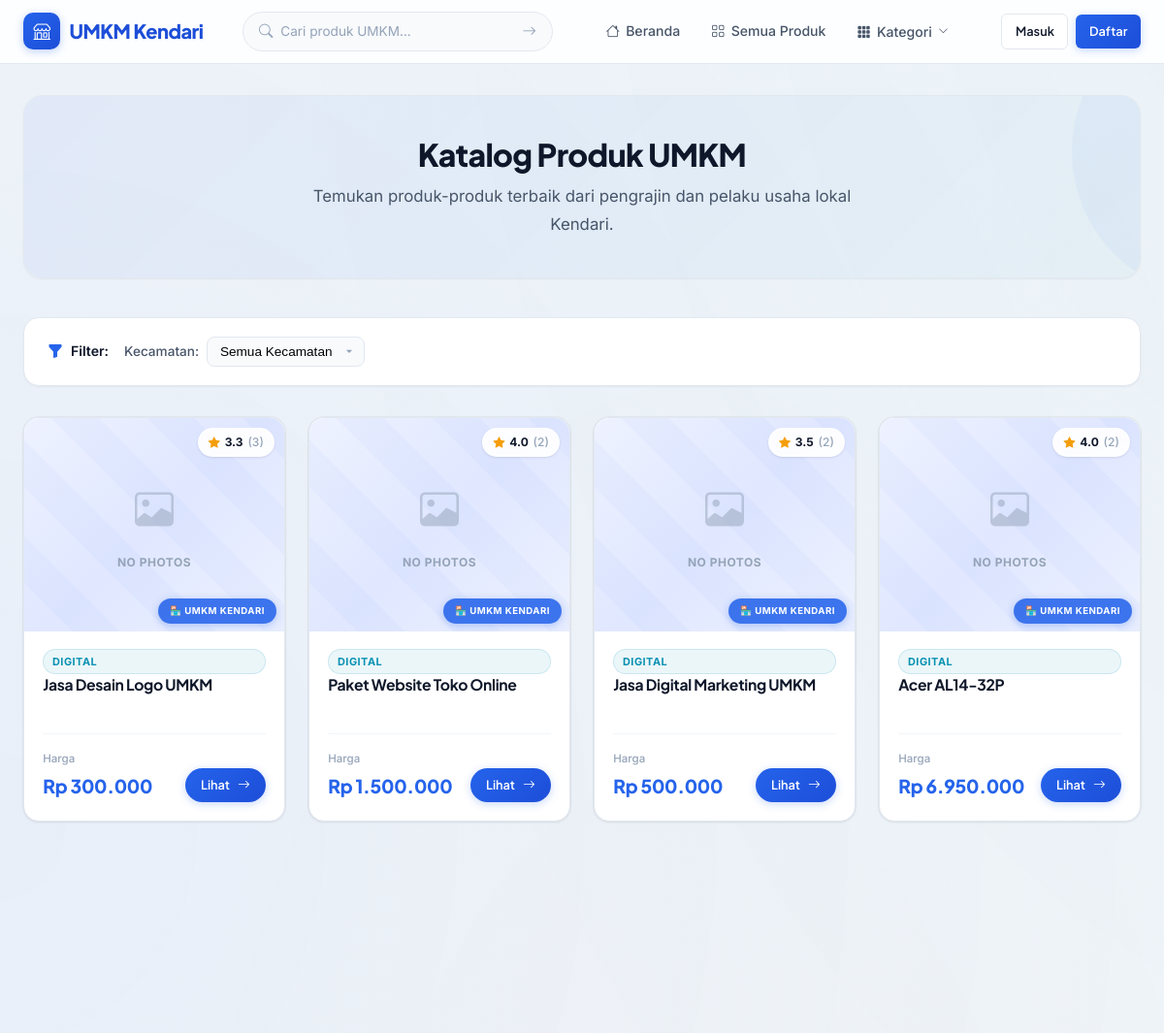
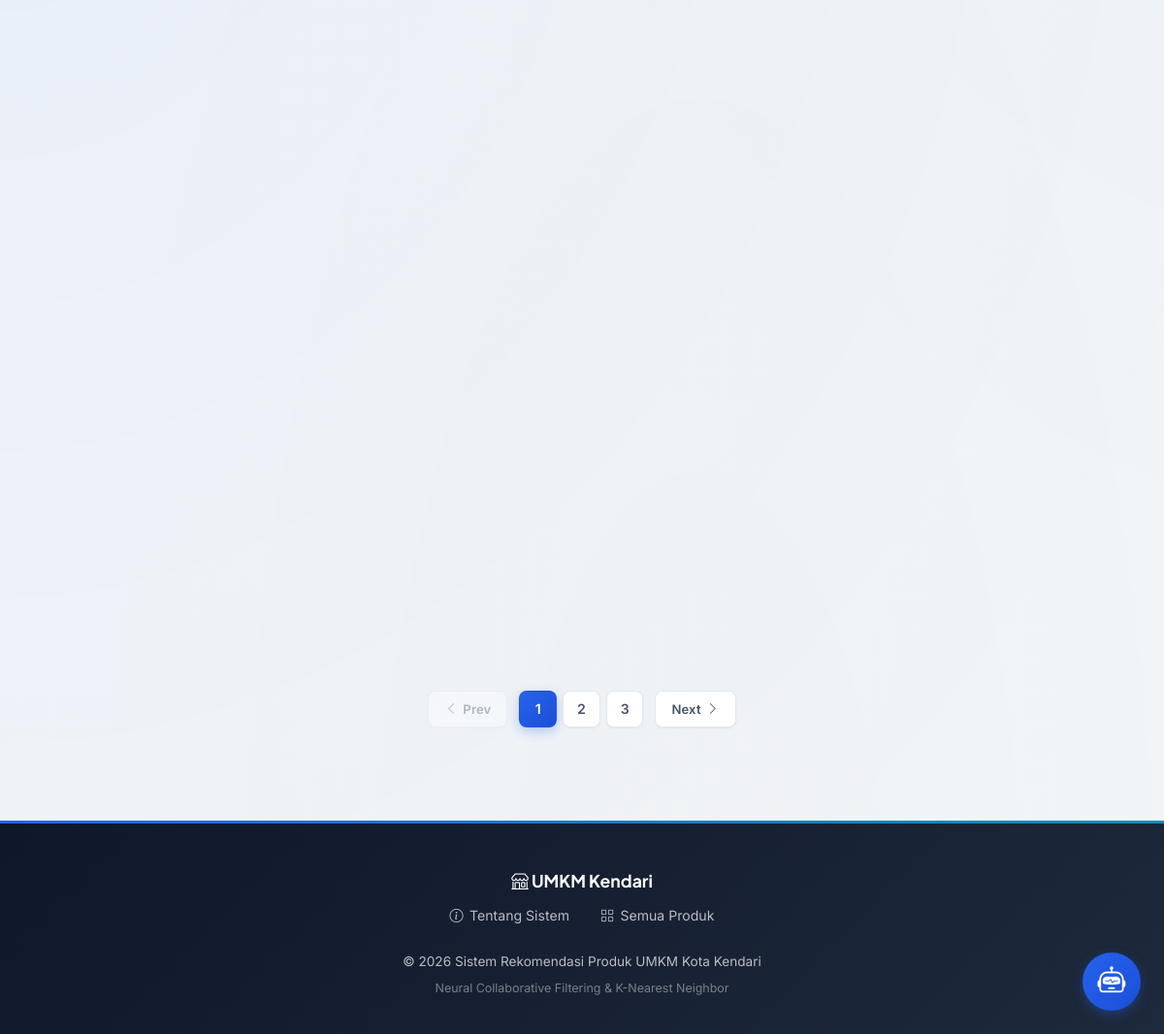
The app's page /produk?kategori=7 with its own data (2 pictures, top to bottom).
### tables this page shows
CREATE TABLE produk (
            id INTEGER PRIMARY KEY AUTOINCREMENT,
            nama TEXT NOT NULL,
            deskripsi TEXT DEFAULT '',
            harga REAL NOT NULL DEFAULT 0,
            stok INTEGER NOT NULL DEFAULT 0,
            gambar TEXT DEFAULT 'default.jpg',
            kategori_id INTEGER,
            seller_id INTEGER NOT NULL,
            created_at TIMESTAMP DEFAULT CURRENT_TIMESTAMP, tersedia INTEGER NOT NULL DEFAULT 1, kecamatan TEXT DEFAULT 'Kendari',
            FOREIGN KEY (kategori_id) REFERENCES kategori(id) ON DELETE SET NULL,
            FOREIGN KEY (seller_id) REFERENCES users(id) ON DELETE CASCADE
        );

### routes/main.py (the view)
@main_bp.route('/produk')
def list_produk():
    kecamatan = request.args.get('kecamatan', '')
    kategori_id = request.args.get('kategori', type=int)
    page = request.args.get('page', 1, type=int)
    per_page = 12
    if kecamatan:
        all_produk = Produk.get_by_kecamatan(kecamatan)
    elif kategori_id:
        all_produk = Produk.get_by_kategori(kategori_id)
    else:
        all_produk = Produk.get_all()
    total = len(all_produk)
    total_pages = max(1, (total + per_page - 1) // per_page)
    page = min(page, total_pages)
    start = (page - 1) * per_page
    produk_list = all_produk[start:start + per_page]
    kategori_list = Kategori.get_all()
    kecamatan_list = Produk.get_kecamatan_list()
    return render_template('produk/list.html',
                           produk_list=produk_list,
                           kategori_list=kategori_list,
                           kecamatan_list=kecamatan_list,
                           selected_kecamatan=kecamatan,
                           page=page,
                           total_pages=total_pages,
                           total=total)

### models/database.py (called while the page is built)
def get_db():
    from flask import g
    if 'db' not in g:
        g.db = sqlite3.connect(DATABASE)
        g.db.row_factory = sqlite3.Row
        g.db.execute("PRAGMA foreign_keys = ON")
    return g.db

### models/kategori.py (called while the page is built)
    @staticmethod
    def get_all():
        db = get_db()
        rows = db.execute('SELECT * FROM kategori ORDER BY nama').fetchall()
        return [Kategori(**dict(row)) for row in rows]

### models/produk.py (called while the page is built)
    @staticmethod
    def _base_query():
        return '''
            SELECT p.*,
                   k.nama as kategori_nama,
                   u.nama_lengkap as seller_nama,
                   u.no_telepon as seller_no_telepon,
                   COALESCE(AVG(r.score), 0) as avg_rating,
                   COUNT(r.id) as total_rating
            FROM produk p
            LEFT JOIN kategori k ON p.kategori_id = k.id
            LEFT JOIN users u ON p.seller_id = u.id
            LEFT JOIN ratings r ON p.id = r.produk_id
        '''

    @staticmethod
    def get_by_kategori(kategori_id, limit=None):
        db = get_db()
        query = Produk._base_query() + ' WHERE p.kategori_id = ? GROUP BY p.id ORDER BY p.created_at DESC'
        if limit:
            query += f' LIMIT {limit}'
        rows = db.execute(query, (kategori_id,)).fetchall()
        return [Produk(**dict(row)) for row in rows]

    @staticmethod
    def get_kecamatan_list():
        db = get_db()
        rows = db.execute('SELECT DISTINCT kecamatan FROM produk ORDER BY kecamatan').fetchall()
        return [row['kecamatan'] for row in rows]

### templates/produk/list.html (shortened to what this page needs)
{% extends "base.html" %}
{% block content %}
<div class="container" style="padding-top: 2rem;">
    <div class="page-hero">
        {% if search_keyword %}
        <div class="page-hero-icon">
            <i class="bi bi-search"></i>
        </div>
        <h1>
            Hasil Pencarian: "<span style="color:var(--primary);">{{ search_keyword }}</span>"
        </h1>
        <p>Ditemukan <strong>{{ total }}</strong> produk UMKM yang sesuai dengan pencarian Anda.</p>
        {% else %}
        <h1>Katalog Produk UMKM</h1>
        <p>Temukan produk-produk terbaik dari pengrajin dan pelaku usaha lokal Kendari.</p>
        {% endif %}
    </div>
    <div class="filter-bar">
        <div style="display: flex; align-items: center; gap: 0.5rem;">
            <i class="bi bi-funnel-fill" style="color: var(--primary);"></i>
            <span style="font-weight: 600; color: var(--text-primary); font-size: 0.88rem;">Filter:</span>
        </div>
        <div style="display: flex; align-items: center; gap: 0.5rem;">
            <label for="kecamatan-select" style="font-size: 0.85rem; color: var(--text-secondary); font-weight: 500;">Kecamatan:</label>
            <select id="kecamatan-select" onchange="filterByKecamatan(this.value)">
                <option value="">Semua Kecamatan</option>
            </select>
        </div>
    </div>
    {% if produk_list %}
    <div class="product-grid">
        {% for produk in produk_list %}
        <div class="product-card" style="display: flex; flex-direction: column; height: 100%;">
            <div class="card-image" style="height: 220px; position: relative;">
                <a href="{{ url_for('main.detail_produk', produk_id=produk.id) }}" class="product-image-wrapper">
                    <div class="no-photo-placeholder" style="display: none; position: absolute; top: 0; left: 0; right: 0; bottom: 0;">
                        <i class="bi bi-image"></i>
                        <span>No Photos</span>
                    </div>
                </a>
                <div class="rating-badge">
                    <i class="bi bi-star-fill"></i> {{ "{:.1f}".format(produk.avg_rating) }} <span style="color: var(--text-muted); font-weight: 500;">({{ produk.total_rating }})</span>
                </div>
            </div>
            <div class="card-body" style="flex: 1; display: flex; flex-direction: column;">
                <div class="card-category">
                    {{ produk.kategori_nama or 'Umum' }}
                </div>
                <h3 class="card-title" style="min-height: 2.8rem; margin-bottom: auto;">
                    <a href="{{ url_for('main.detail_produk', produk_id=produk.id) }}">{{ produk.nama }}</a>
                </h3>
                <div class="card-footer-bar">
                    <div>
                        <div class="card-price-label">Harga</div>
                        <div class="card-price-value">Rp {{ "{:,.0f}".format(produk.harga).replace(',', '.') }}</div>
                    </div>
                    <a href="{{ url_for('main.detail_produk', produk_id=produk.id) }}" class="btn btn-primary btn-sm" style="border-radius: var(--radius-full); padding: 0.4rem 1rem;">
                        Lihat <i class="bi bi-arrow-right"></i>
                    </a>
                </div>
            </div>
        </div>
        {% endfor %}
    </div>
    {% if total_pages is defined and total_pages > 1 %}
    {% set qs_parts = [] %}
    {% if search_keyword %}{% set _ = qs_parts.append('q=' ~ search_keyword) %}{% endif %}
    {% if request.args.get('kategori') %}{% set _ = qs_parts.append('kategori=' ~ request.args.get('kategori')) %}{% endif %}
    {% if request.args.get('kecamatan') %}{% set _ = qs_parts.append('kecamatan=' ~ request.args.get('kecamatan')) %}{% endif %}
    {% set base_qs = qs_parts | join('&') %}
    {% set sep = '&' if base_qs else '' %}
    <div class="pagination-wrapper">
        {% if page > 1 %}
        <a href="?{{ base_qs }}{{ sep }}page={{ page - 1 }}" class="page-btn page-btn-nav">
            <i class="bi bi-chevron-left"></i> Prev
        </a>
        {% else %}
        <span class="page-btn page-btn-nav disabled"><i class="bi bi-chevron-left"></i> Prev</span>
        {% endif %}
        <div class="page-numbers">
            {% for p in range(1, total_pages + 1) %}
                {% if p == page %}
                <span class="page-btn active">{{ p }}</span>
                {% elif p <= 2 or p > total_pages - 2 or (p >= page - 2 and p <= page + 2) %}
                <a href="?{{ base_qs }}{{ sep }}page={{ p }}" class="page-btn">{{ p }}</a>
                {% elif p == 3 or p == total_pages - 2 %}
                <span class="page-ellipsis">…</span>
                {% endif %}
            {% endfor %}
        </div>
        {% if page < total_pages %}
        <a href="?{{ base_qs }}{{ sep }}page={{ page + 1 }}" class="page-btn page-btn-nav">
            Next <i class="bi bi-chevron-right"></i>
        </a>
        {% else %}
        <span class="page-btn page-btn-nav disabled">Next <i class="bi bi-chevron-right"></i></span>
        {% endif %}
    </div>
    {% endif %}
    {% endif %}
</div>
{% endblock %}

### records on screen
produk: avg_rating "3.3", total_rating "3", kategori_nama "DIGITAL", nama "Jasa Desain Logo UMKM", harga "300.000"
produk: avg_rating "4.0", total_rating "2", kategori_nama "DIGITAL", nama "Paket Website Toko Online", harga "1.500.000"
produk: avg_rating "3.5", total_rating "2", kategori_nama "DIGITAL", nama "Jasa Digital Marketing UMKM", harga "500.000"
produk: avg_rating "4.0", total_rating "2", kategori_nama "DIGITAL", nama "Acer AL14-32P", harga "6.950.000"

### other values on screen
{{ p }} "1"
{{ p }} "2" "3"
